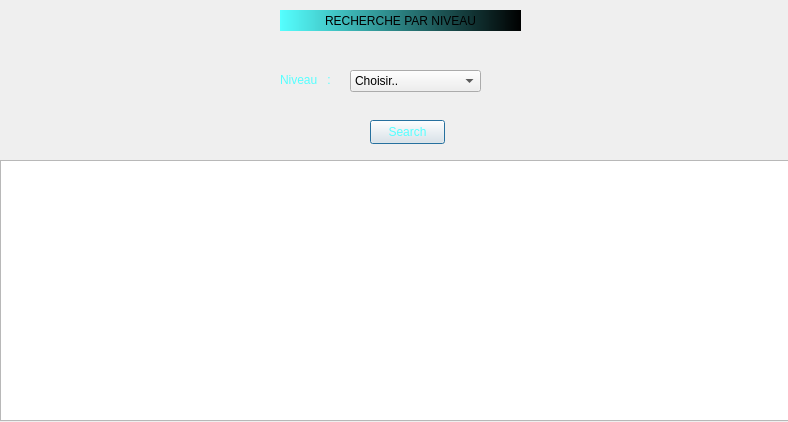
<?xml version="1.0" encoding="UTF-8"?>
<ui version="4.0">
 <class>Dialog</class>
 <widget class="QDialog" name="Dialog">
  <property name="geometry">
   <rect>
    <x>0</x>
    <y>0</y>
    <width>788</width>
    <height>422</height>
   </rect>
  </property>
  <property name="windowTitle">
   <string>Dialog</string>
  </property>
  <property name="styleSheet">
   <string notr="true">QProgressBar:horizontal {
    border: 1px solid #3A3939;
    text-align: center;
    padding: 1px;
    background: #201F1F;
}
QProgressBar::chunk:horizontal {
    background-color: qlineargradient(spread:reflect, x1:1, y1:0.545, x2:1, y2:0, stop:0 rgba(28, 66, 111, 255), stop:1 rgba(37, 87, 146, 255));
}

QToolTip
{
    border: 1px solid #3A3939;
    background-color: rgb(90, 102, 117);;
    color: white;
    padding: 1px;
    opacity: 200;
}

QWidget
{
    color: silver;
    background-color: #302F2F;
    selection-background-color:#3d8ec9;
    selection-color: black;
    background-clip: border;
    border-image: none;
    outline: 0;
}

QWidget:item:hover
{
    background-color: #78879b;
    color: black;
}

QWidget:item:selected
{
    background-color: #3d8ec9;
}

QCheckBox
{
    spacing: 5px;
    outline: none;
    color: #bbb;
    margin-bottom: 2px;
}

QCheckBox:disabled
{
    color: #777777;
}
QCheckBox::indicator,
QGroupBox::indicator
{
    width: 18px;
    height: 18px;
}
QGroupBox::indicator
{
    margin-left: 2px;
}

QCheckBox::indicator:unchecked,
QCheckBox::indicator:unchecked:hover,
QGroupBox::indicator:unchecked,
QGroupBox::indicator:unchecked:hover
{
    image: url(:/dark_blue/img/checkbox_unchecked.png);
}

QCheckBox::indicator:unchecked:focus,
QCheckBox::indicator:unchecked:pressed,
QGroupBox::indicator:unchecked:focus,
QGroupBox::indicator:unchecked:pressed
{
  border: none;
    image: url(:/dark_blue/img/checkbox_unchecked_focus.png);
}

QCheckBox::indicator:checked,
QCheckBox::indicator:checked:hover,
QGroupBox::indicator:checked,
QGroupBox::indicator:checked:hover
{
    image: url(:/dark_blue/img/checkbox_checked.png);
}

QCheckBox::indicator:checked:focus,
QCheckBox::indicator:checked:pressed,
QGroupBox::indicator:checked:focus,
QGroupBox::indicator:checked:pressed
{
  border: none;
    image: url(:/dark_blue/img/checkbox_checked_focus.png);
}

QCheckBox::indicator:indeterminate,
QCheckBox::indicator:indeterminate:hover,
QCheckBox::indicator:indeterminate:pressed
QGroupBox::indicator:indeterminate,
QGroupBox::indicator:indeterminate:hover,
QGroupBox::indicator:indeterminate:pressed
{
    image: url(:/dark_blue/img/checkbox_indeterminate.png);
}

QCheckBox::indicator:indeterminate:focus,
QGroupBox::indicator:indeterminate:focus
{
    image: url(:/dark_blue/img/checkbox_indeterminate_focus.png);
}

QCheckBox::indicator:checked:disabled,
QGroupBox::indicator:checked:disabled
{
    image: url(:/dark_blue/img/checkbox_checked_disabled.png);
}

QCheckBox::indicator:unchecked:disabled,
QGroupBox::indicator:unchecked:disabled
{
    image: url(:/dark_blue/img/checkbox_unchecked_disabled.png);
}

QRadioButton
{
    spacing: 5px;
    outline: none;
    color: #bbb;
    margin-bottom: 2px;
}

QRadioButton:disabled
{
    color: #777777;
}
QRadioButton::indicator
{
    width: 21px;
    height: 21px;
}

QRadioButton::indicator:unchecked,
QRadioButton::indicator:unchecked:hover
{
    image: url(:/dark_blue/img/radio_unchecked.png);
}

QRadioButton::indicator:unchecked:focus,
QRadioButton::indicator:unchecked:pressed
{
  border: none;
  outline: none;
    image: url(:/dark_blue/img/radio_unchecked_focus.png);
}

QRadioButton::indicator:checked,
QRadioButton::indicator:checked:hover
{
  border: none;
  outline: none;
    image: url(:/dark_blue/img/radio_checked.png);
}

QRadioButton::indicator:checked:focus,
QRadioButton::indicato::menu-arrowr:checked:pressed
{
  border: none;
  outline: none;
    image: url(:/dark_blue/img/radio_checked_focus.png);
}

QRadioButton::indicator:indeterminate,
QRadioButton::indicator:indeterminate:hover,
QRadioButton::indicator:indeterminate:pressed
{
        image: url(:/dark_blue/img/radio_indeterminate.png);
}

QRadioButton::indicator:checked:disabled
{
  outline: none;
  image: url(:/dark_blue/img/radio_checked_disabled.png);
}

QRadioButton::indicator:unchecked:disabled
{
    image: url(:/dark_blue/img/radio_unchecked_disabled.png);
}


QMenuBar
{
    background-color: #302F2F;
    color: silver;
}

QMenuBar::item
{
    background: transparent;
}

QMenuBar::item:selected
{
    background: transparent;
    border: 1px solid #3A3939;
}

QMenuBar::item:pressed
{
    border: 1px solid #3A3939;
    background-color: #3d8ec9;
    color: black;
    margin-bottom:-1px;
    padding-bottom:1px;
}

QMenu
{
    border: 1px solid #3A3939;
    color: silver;
    margin: 1px;
}

QMenu::icon
{
    margin: 1px;
}

QMenu::item
{
    padding: 2px 2px 2px 25px;
    margin-left: 5px;
    border: 1px solid transparent; /* reserve space for selection border */
}

QMenu::item:selected
{
    color: black;
}

QMenu::separator {
    height: 2px;
    background: lightblue;
    margin-left: 10px;
    margin-right: 5px;
}

QMenu::indicator {
    width: 16px;
    height: 16px;
}

/* non-exclusive indicator = check box style indicator
   (see QActionGroup::setExclusive) */
QMenu::indicator:non-exclusive:unchecked {
    image: url(:/dark_blue/img/checkbox_unchecked.png);
}

QMenu::indicator:non-exclusive:unchecked:selected {
    image: url(:/dark_blue/img/checkbox_unchecked_disabled.png);
}

QMenu::indicator:non-exclusive:checked {
    image: url(:/dark_blue/img/checkbox_checked.png);
}

QMenu::indicator:non-exclusive:checked:selected {
    image: url(:/dark_blue/img/checkbox_checked_disabled.png);
}

/* exclusive indicator = radio button style indicator (see QActionGroup::setExclusive) */
QMenu::indicator:exclusive:unchecked {
    image: url(:/dark_blue/img/radio_unchecked.png);
}

QMenu::indicator:exclusive:unchecked:selected {
    image: url(:/dark_blue/img/radio_unchecked_disabled.png);
}

QMenu::indicator:exclusive:checked {
    image: url(:/dark_blue/img/radio_checked.png);
}

QMenu::indicator:exclusive:checked:selected {
    image: url(:/dark_blue/img/radio_checked_disabled.png);
}

QMenu::right-arrow {
    margin: 5px;
    image: url(:/dark_blue/img/right_arrow.png)
}


QWidget:disabled
{
    color: #808080;
    background-color: #302F2F;
}

QAbstractItemView
{
    alternate-background-color: #3A3939;
    color: silver;
    border: 1px solid 3A3939;
    border-radius: 2px;
    padding: 1px;
}

QWidget:focus, QMenuBar:focus
{
    border: 1px solid #78879b;
}

QTabWidget:focus, QCheckBox:focus, QRadioButton:focus, QSlider:focus
{
    border: none;
}

QLineEdit
{
    background-color: #201F1F;
    padding: 2px;
    border-style: solid;
    border: 1px solid #3A3939;
    border-radius: 2px;
    color: silver;
}

QGroupBox {
    border:1px solid #3A3939;
    border-radius: 2px;
    margin-top: 20px;
    background-color: #302F2F;
    color: silver;
}

QGroupBox::title {
    subcontrol-origin: margin;
    subcontrol-position: top center;
    padding-left: 10px;
    padding-right: 10px;
    padding-top: 10px;
}

QAbstractScrollArea
{
    border-radius: 2px;
    border: 1px solid #3A3939;
    background-color: transparent;
}

QScrollBar:horizontal
{
    height: 15px;
    margin: 3px 15px 3px 15px;
    border: 1px transparent #2A2929;
    border-radius: 4px;
    background-color: #2A2929;
}

QScrollBar::handle:horizontal
{
    background-color: #605F5F;
    min-width: 5px;
    border-radius: 4px;
}

QScrollBar::add-line:horizontal
{
    margin: 0px 3px 0px 3px;
    border-image: url(:/dark_blue/img/right_arrow_disabled.png);
    width: 10px;
    height: 10px;
    subcontrol-position: right;
    subcontrol-origin: margin;
}

QScrollBar::sub-line:horizontal
{
    margin: 0px 3px 0px 3px;
    border-image: url(:/dark_blue/img/left_arrow_disabled.png);
    height: 10px;
    width: 10px;
    subcontrol-position: left;
    subcontrol-origin: margin;
}

QScrollBar::add-line:horizontal:hover,QScrollBar::add-line:horizontal:on
{
    border-image: url(:/dark_blue/img/right_arrow.png);
    height: 10px;
    width: 10px;
    subcontrol-position: right;
    subcontrol-origin: margin;
}


QScrollBar::sub-line:horizontal:hover, QScrollBar::sub-line:horizontal:on
{
    border-image: url(:/dark_blue/img/left_arrow.png);
    height: 10px;
    width: 10px;
    subcontrol-position: left;
    subcontrol-origin: margin;
}

QScrollBar::up-arrow:horizontal, QScrollBar::down-arrow:horizontal
{
    background: none;
}


QScrollBar::add-page:horizontal, QScrollBar::sub-page:horizontal
{
    background: none;
}

QScrollBar:vertical
{
    background-color: #2A2929;
    width: 15px;
    margin: 15px 3px 15px 3px;
    border: 1px transparent #2A2929;
    border-radius: 4px;
}

QScrollBar::handle:vertical
{
    background-color: #605F5F;
    min-height: 5px;
    border-radius: 4px;
}

QScrollBar::sub-line:vertical
{
    margin: 3px 0px 3px 0px;
    border-image: url(:/dark_blue/img/up_arrow_disabled.png);
    height: 10px;
    width: 10px;
    subcontrol-position: top;
    subcontrol-origin: margin;
}

QScrollBar::add-line:vertical
{
    margin: 3px 0px 3px 0px;
    border-image: url(:/dark_blue/img/down_arrow_disabled.png);
    height: 10px;
    width: 10px;
    subcontrol-position: bottom;
    subcontrol-origin: margin;
}

QScrollBar::sub-line:vertical:hover,QScrollBar::sub-line:vertical:on
{

    border-image: url(:/dark_blue/img/up_arrow.png);
    height: 10px;
    width: 10px;
    subcontrol-position: top;
    subcontrol-origin: margin;
}


QScrollBar::add-line:vertical:hover, QScrollBar::add-line:vertical:on
{
    border-image: url(:/dark_blue/img/down_arrow.png);
    height: 10px;
    width: 10px;
    subcontrol-position: bottom;
    subcontrol-origin: margin;
}

QScrollBar::up-arrow:vertical, QScrollBar::down-arrow:vertical
{
    background: none;
}


QScrollBar::add-page:vertical, QScrollBar::sub-page:vertical
{
    background: none;
}

QTextEdit
{
    background-color: #201F1F;
    color: silver;
    border: 1px solid #3A3939;
}

QPlainTextEdit
{
    background-color: #201F1F;;
    color: silver;
    border-radius: 2px;
    border: 1px solid #3A3939;
}

QHeaderView::section
{
    background-color: #3A3939;
    color: silver;
    padding-left: 4px;
    border: 1px solid #6c6c6c;
}

QSizeGrip {
    image: url(:/dark_blue/img/sizegrip.png);
    width: 12px;
    height: 12px;
}

QMainWindow
{
    background-color: #302F2F;

}

QMainWindow::separator
{
    background-color: #302F2F;
    color: white;
    padding-left: 4px;
    spacing: 2px;
    border: 1px dashed #3A3939;
}

QMainWindow::separator:hover
{

    background-color: #787876;
    color: white;
    padding-left: 4px;
    border: 1px solid #3A3939;
    spacing: 2px;
}


QMenu::separator
{
    height: 1px;
    background-color: #3A3939;
    color: white;
    padding-left: 4px;
    margin-left: 10px;
    margin-right: 5px;
}


QFrame
{
    border-radius: 2px;
    border: 1px solid #444;
}

QFrame[frameShape=&quot;0&quot;]
{
    border-radius: 2px;
    border: 1px transparent #444;
}

QStackedWidget
{
    background-color: #302F2F;
    border: 1px transparent black;
}

QToolBar {
    border: 1px transparent #393838;
    background: 1px solid #302F2F;
    font-weight: bold;
}

QToolBar::handle:horizontal {
    image: url(:/dark_blue/img/Hmovetoolbar.png);
}
QToolBar::handle:vertical {
    image: url(:/dark_blue/img/Vmovetoolbar.png);
}
QToolBar::separator:horizontal {
    image: url(:/dark_blue/img/Hsepartoolbar.png);
}
QToolBar::separator:vertical {
    image: url(:/dark_blue/img/Vsepartoolbars.png);
}

QPushButton
{
    color: silver;
    background-color: #302F2F;
    border-width: 2px;
    border-color: #4A4949;
    border-style: solid;
    padding-top: 2px;
    padding-bottom: 2px;
    padding-left: 10px;
    padding-right: 10px;
    border-radius: 4px;
    /* outline: none; */
    /* min-width: 40px; */
}

QPushButton:disabled
{
    background-color: #302F2F;
    border-width: 2px;
    border-color: #3A3939;
    border-style: solid;
    padding-top: 2px;
    padding-bottom: 2px;
    padding-left: 10px;
    padding-right: 10px;
    /*border-radius: 2px;*/
    color: #808080;
}

QPushButton:focus {
    background-color: #3d8ec9;
    color: white;
}

QComboBox
{
    selection-background-color: #3d8ec9;
    background-color: #201F1F;
    border-style: solid;
    border: 1px solid #3A3939;
    border-radius: 2px;
    padding: 2px;
    min-width: 75px;
}

QPushButton:checked{
    background-color: #4A4949;
    border-color: #6A6969;
}

QPushButton:hover {
    border: 2px solid #78879b;
    color: silver;
}

QComboBox:hover, QAbstractSpinBox:hover,QLineEdit:hover,QTextEdit:hover,QPlainTextEdit:hover,QAbstractView:hover,QTreeView:hover
{
    border: 1px solid #78879b;
    color: silver;
}

QComboBox:on
{
    background-color: #626873;
    padding-top: 3px;
    padding-left: 4px;
    selection-background-color: #4a4a4a;
}

QComboBox QAbstractItemView
{
    background-color: #201F1F;
    border-radius: 2px;
    border: 1px solid #444;
    selection-background-color: #3d8ec9;
    color: silver;
}

QComboBox::drop-down
{
    subcontrol-origin: padding;
    subcontrol-position: top right;
    width: 15px;

    border-left-width: 0px;
    border-left-color: darkgray;
    border-left-style: solid;
    border-top-right-radius: 3px;
    border-bottom-right-radius: 3px;
}

QComboBox::down-arrow
{
    image: url(:/dark_blue/img/down_arrow_disabled.png);
}

QComboBox::down-arrow:on, QComboBox::down-arrow:hover,
QComboBox::down-arrow:focus
{
    image: url(:/dark_blue/img/down_arrow.png);
}

QPushButton:pressed
{
    background-color: #484846;
}

QAbstractSpinBox {
    padding-top: 2px;
    padding-bottom: 2px;
    border: 1px solid #3A3939;
    background-color: #201F1F;
    color: silver;
    border-radius: 2px;
    min-width: 75px;
}

QAbstractSpinBox:up-button
{
    background-color: transparent;
    subcontrol-origin: border;
    subcontrol-position: top right;
}

QAbstractSpinBox:down-button
{
    background-color: transparent;
    subcontrol-origin: border;
    subcontrol-position: bottom right;
}

QAbstractSpinBox::up-arrow,QAbstractSpinBox::up-arrow:disabled,QAbstractSpinBox::up-arrow:off {
    image: url(:/dark_blue/img/up_arrow_disabled.png);
    width: 10px;
    height: 10px;
}
QAbstractSpinBox::up-arrow:hover
{
    image: url(:/dark_blue/img/up_arrow.png);
}


QAbstractSpinBox::down-arrow,QAbstractSpinBox::down-arrow:disabled,QAbstractSpinBox::down-arrow:off
{
    image: url(:/dark_blue/img/down_arrow_disabled.png);
    width: 10px;
    height: 10px;
}
QAbstractSpinBox::down-arrow:hover
{
    image: url(:/dark_blue/img/down_arrow.png);
}


QLabel
{
    border: 0px solid black;
}

QTabWidget{
    border: 1px transparent black;
}

QTabWidget::pane {
    border: 1px solid #444;
    border-radius: 3px;
    padding: 3px;
}

QTabBar
{
    qproperty-drawBase: 0;
    left: 5px; /* move to the right by 5px */
}

QTabBar:focus
{
    border: 0px transparent black;
}

QTabBar::close-button  {
    image: url(:/dark_blue/img/close.png);
    background: transparent;
}

QTabBar::close-button:hover
{
    image: url(:/dark_blue/img/close-hover.png);
    background: transparent;
}

QTabBar::close-button:pressed {
    image: url(:/dark_blue/img/close-pressed.png);
    background: transparent;
}

/* TOP TABS */
QTabBar::tab:top {
    color: #b1b1b1;
    border: 1px solid #4A4949;
    border-bottom: 1px transparent black;
    background-color: #302F2F;
    padding: 5px;
    border-top-left-radius: 2px;
    border-top-right-radius: 2px;
}

QTabBar::tab:top:!selected
{
    color: #b1b1b1;
    background-color: #201F1F;
    border: 1px transparent #4A4949;
    border-bottom: 1px transparent #4A4949;
    border-top-left-radius: 0px;
    border-top-right-radius: 0px;
}

QTabBar::tab:top:!selected:hover {
    background-color: #48576b;
}

/* BOTTOM TABS */
QTabBar::tab:bottom {
    color: #b1b1b1;
    border: 1px solid #4A4949;
    border-top: 1px transparent black;
    background-color: #302F2F;
    padding: 5px;
    border-bottom-left-radius: 2px;
    border-bottom-right-radius: 2px;
}

QTabBar::tab:bottom:!selected
{
    color: #b1b1b1;
    background-color: #201F1F;
    border: 1px transparent #4A4949;
    border-top: 1px transparent #4A4949;
    border-bottom-left-radius: 0px;
    border-bottom-right-radius: 0px;
}

QTabBar::tab:bottom:!selected:hover {
    background-color: #78879b;
}

/* LEFT TABS */
QTabBar::tab:left {
    color: #b1b1b1;
    border: 1px solid #4A4949;
    border-left: 1px transparent black;
    background-color: #302F2F;
    padding: 5px;
    border-top-right-radius: 2px;
    border-bottom-right-radius: 2px;
}

QTabBar::tab:left:!selected
{
    color: #b1b1b1;
    background-color: #201F1F;
    border: 1px transparent #4A4949;
    border-right: 1px transparent #4A4949;
    border-top-right-radius: 0px;
    border-bottom-right-radius: 0px;
}

QTabBar::tab:left:!selected:hover {
    background-color: #48576b;
}


/* RIGHT TABS */
QTabBar::tab:right {
    color: #b1b1b1;
    border: 1px solid #4A4949;
    border-right: 1px transparent black;
    background-color: #302F2F;
    padding: 5px;
    border-top-left-radius: 2px;
    border-bottom-left-radius: 2px;
}

QTabBar::tab:right:!selected
{
    color: #b1b1b1;
    background-color: #201F1F;
    border: 1px transparent #4A4949;
    border-right: 1px transparent #4A4949;
    border-top-left-radius: 0px;
    border-bottom-left-radius: 0px;
}

QTabBar::tab:right:!selected:hover {
    background-color: #48576b;
}

QTabBar QToolButton::right-arrow:enabled {
     image: url(:/dark_blue/img/right_arrow.png);
 }

 QTabBar QToolButton::left-arrow:enabled {
     image: url(:/dark_blue/img/left_arrow.png);
 }

QTabBar QToolButton::right-arrow:disabled {
     image: url(:/dark_blue/img/right_arrow_disabled.png);
 }

 QTabBar QToolButton::left-arrow:disabled {
     image: url(:/dark_blue/img/left_arrow_disabled.png);
 }


QDockWidget {
    border: 1px solid #403F3F;
    titlebar-close-icon: url(:/dark_blue/img/close.png);
    titlebar-normal-icon: url(:/dark_blue/img/undock.png);
}

QDockWidget::close-button, QDockWidget::float-button {
    border: 1px solid transparent;
    border-radius: 2px;
    background: transparent;
}

QDockWidget::close-button:hover, QDockWidget::float-button:hover {
    background: rgba(255, 255, 255, 10);
}

QDockWidget::close-button:pressed, QDockWidget::float-button:pressed {
    padding: 1px -1px -1px 1px;
    background: rgba(255, 255, 255, 10);
}

QTreeView, QListView, QTextBrowser, AtLineEdit, AtLineEdit::hover {
    border: 1px solid #444;
    background-color: silver;
    border-radius: 3px;
    margin-left: 3px;
    color: black;
}

QTreeView:branch:selected, QTreeView:branch:hover {
    background: url(:/dark_blue/img/transparent.png);
}

QTreeView::branch:has-siblings:!adjoins-item {
    border-image: url(:/dark_blue/img/transparent.png);
}

QTreeView::branch:has-siblings:adjoins-item {
    border-image: url(:/dark_blue/img/transparent.png);
}

QTreeView::branch:!has-children:!has-siblings:adjoins-item {
    border-image: url(:/dark_blue/img/transparent.png);
}

QTreeView::branch:has-children:!has-siblings:closed,
QTreeView::branch:closed:has-children:has-siblings {
    image: url(:/dark_blue/img/branch_closed.png);
}

QTreeView::branch:open:has-children:!has-siblings,
QTreeView::branch:open:has-children:has-siblings  {
    image: url(:/dark_blue/img/branch_open.png);
}

QTreeView::branch:has-children:!has-siblings:closed:hover,
QTreeView::branch:closed:has-children:has-siblings:hover {
    image: url(:/dark_blue/img/branch_closed-on.png);
    }

QTreeView::branch:open:has-children:!has-siblings:hover,
QTreeView::branch:open:has-children:has-siblings:hover  {
    image: url(:/dark_blue/img/branch_open-on.png);
    }

QListView::item:!selected:hover, QListView::item:!selected:hover, QTreeView::item:!selected:hover  {
    background: rgba(0, 0, 0, 0);
    outline: 0;
    color: #FFFFFF
}

QListView::item:selected:hover, QListView::item:selected:hover, QTreeView::item:selected:hover  {
    background: #3d8ec9;
    color: #FFFFFF;
}

QSlider::groove:horizontal {
    border: 1px solid #3A3939;
    height: 8px;
    background: #201F1F;
    margin: 2px 0;
    border-radius: 2px;
}

QSlider::handle:horizontal {
    background: QLinearGradient( x1: 0, y1: 0, x2: 0, y2: 1,
      stop: 0.0 silver, stop: 0.2 #a8a8a8, stop: 1 #727272);
    border: 1px solid #3A3939;
    width: 14px;
    height: 14px;
    margin: -4px 0;
    border-radius: 2px;
}

QSlider::groove:vertical {
    border: 1px solid #3A3939;
    width: 8px;
    background: #201F1F;
    margin: 0 0px;
    border-radius: 2px;
}

QSlider::handle:vertical {
    background: QLinearGradient( x1: 0, y1: 0, x2: 0, y2: 1, stop: 0.0 silver,
    stop: 0.2 #a8a8a8, stop: 1 #727272);
    border: 1px solid #3A3939;
    width: 14px;
    height: 14px;
    margin: 0 -4px;
    border-radius: 2px;
}

QToolButton {
    /*  background-color: transparent; */
    border: 2px transparent #4A4949;
    border-radius: 4px;
    background-color: dimgray;
    margin: 2px;
    padding: 2px;
}

QToolButton[popupMode=&quot;1&quot;] { /* only for MenuButtonPopup */
 padding-right: 20px; /* make way for the popup button */
 border: 2px transparent #4A4949;
 border-radius: 4px;
}

QToolButton[popupMode=&quot;2&quot;] { /* only for InstantPopup */
 padding-right: 10px; /* make way for the popup button */
 border: 2px transparent #4A4949;
}


QToolButton:hover, QToolButton::menu-button:hover {
    border: 2px solid #78879b;
}

QToolButton:checked, QToolButton:pressed,
    QToolButton::menu-button:pressed {
    background-color: #4A4949;
    border: 2px solid #78879b;
}

/* the subcontrol below is used only in the InstantPopup or DelayedPopup mode */
QToolButton::menu-indicator {
    image: url(:/dark_blue/img/down_arrow.png);
    top: -7px; left: -2px; /* shift it a bit */
}

/* the subcontrols below are used only in the MenuButtonPopup mode */
QToolButton::menu-button {
    border: 1px transparent #4A4949;
    border-top-right-radius: 6px;
    border-bottom-right-radius: 6px;
    /* 16px width + 4px for border = 20px allocated above */
    width: 16px;
    outline: none;
}

QToolButton::menu-arrow {
    image: url(:/dark_blue/img/down_arrow.png);
}

QToolButton::menu-arrow:open {
    top: 1px; left: 1px; /* shift it a bit */
    border: 1px solid #3A3939;
}

QPushButton::menu-indicator  {
    subcontrol-origin: padding;
    subcontrol-position: bottom right;
    left: 4px;
}

QTableView
{
    border: 1px solid #444;
    gridline-color: #6c6c6c;
    background-color: #201F1F;
}


QTableView, QHeaderView
{
    border-radius: 0px;
}

QTableView::item:pressed, QListView::item:pressed, QTreeView::item:pressed  {
    background: #78879b;
    color: #FFFFFF;
}

QTableView::item:selected:active, QTreeView::item:selected:active, QListView::item:selected:active  {
    background: #3d8ec9;
    color: #FFFFFF;
}


QHeaderView
{
    border: 1px transparent;
    border-radius: 2px;
    margin: 0px;
    padding: 0px;
}

QHeaderView::section  {
    background-color: #3A3939;
    color: silver;
    padding: 4px;
    border: 1px solid #6c6c6c;
    border-radius: 0px;
    text-align: center;
}

QHeaderView::section::vertical::first, QHeaderView::section::vertical::only-one
{
    border-top: 1px solid #6c6c6c;
}

QHeaderView::section::vertical
{
    border-top: transparent;
}

QHeaderView::section::horizontal::first, QHeaderView::section::horizontal::only-one
{
    border-left: 1px solid #6c6c6c;
}

QHeaderView::section::horizontal
{
    border-left: transparent;
}


QHeaderView::section:checked
 {
    color: white;
    background-color: #5A5959;
 }

 /* style the sort indicator */
QHeaderView::down-arrow {
    image: url(:/dark_blue/img/down_arrow.png);
}

QHeaderView::up-arrow {
    image: url(:/dark_blue/img/up_arrow.png);
}


QTableCornerButton::section {
    background-color: #3A3939;
    border: 1px solid #3A3939;
    border-radius: 2px;
}

QToolBox  {
    padding: 3px;
    border: 1px transparent black;
}

QToolBox::tab {
    color: #b1b1b1;
    background-color: #302F2F;
    border: 1px solid #4A4949;
    border-bottom: 1px transparent #302F2F;
    border-top-left-radius: 5px;
    border-top-right-radius: 5px;
}

 QToolBox::tab:selected { /* italicize selected tabs */
    font: italic;
    background-color: #302F2F;
    border-color: #3d8ec9;
 }

QStatusBar::item {
    border: 1px solid #3A3939;
    border-radius: 2px;
 }


QFrame[height=&quot;3&quot;], QFrame[width=&quot;3&quot;] {
    background-color: #AAA;
}


QSplitter::handle {
    border: 1px dashed #3A3939;
}

QSplitter::handle:hover {
    background-color: #787876;
    border: 1px solid #3A3939;
}

QSplitter::handle:horizontal {
    width: 1px;
}

QSplitter::handle:vertical {
    height: 1px;
}

QListWidget {
    background-color: silver;
    border-radius: 5px;
    margin-left: 5px;
}

QListWidget::item {
    color: black;
}

QMessageBox {
    messagebox-critical-icon	: url(:/dark_blue/img/critical.png);
    messagebox-information-icon	: url(:/dark_blue/img/information.png);
    messagebox-question-icon	: url(:/dark_blue/img/question.png);
    messagebox-warning-icon:    : url(:/dark_blue/img/warning.png);
}

ColorButton::enabled {
    border-radius: 0px;
    border: 1px solid #444444;
}

ColorButton::disabled {
    border-radius: 0px;
    border: 1px solid #AAAAAA;
}</string>
  </property>
  <widget class="QLabel" name="label_3">
   <property name="geometry">
    <rect>
     <x>280</x>
     <y>70</y>
     <width>61</width>
     <height>20</height>
    </rect>
   </property>
   <property name="styleSheet">
    <string notr="true">color: rgb(85, 255, 255);</string>
   </property>
   <property name="text">
    <string>Niveau   :</string>
   </property>
  </widget>
  <widget class="QLabel" name="label">
   <property name="geometry">
    <rect>
     <x>280</x>
     <y>10</y>
     <width>241</width>
     <height>21</height>
    </rect>
   </property>
   <property name="styleSheet">
    <string notr="true">background-color: qlineargradient(spread:pad, x1:0, y1:0, x2:1, y2:0, stop:0 rgba(85, 255, 255, 255), stop:1 rgba(0, 0, 0, 255));</string>
   </property>
   <property name="text">
    <string>RECHERCHE PAR NIVEAU</string>
   </property>
   <property name="alignment">
    <set>Qt::AlignCenter</set>
   </property>
  </widget>
  <widget class="QPushButton" name="pushButton">
   <property name="geometry">
    <rect>
     <x>370</x>
     <y>120</y>
     <width>75</width>
     <height>24</height>
    </rect>
   </property>
   <property name="styleSheet">
    <string notr="true">color: rgb(85, 255, 255);</string>
   </property>
   <property name="text">
    <string>Search</string>
   </property>
  </widget>
  <widget class="QTableView" name="tableView">
   <property name="geometry">
    <rect>
     <x>0</x>
     <y>160</y>
     <width>791</width>
     <height>261</height>
    </rect>
   </property>
   <property name="styleSheet">
    <string notr="true"/>
   </property>
  </widget>
  <widget class="QComboBox" name="comboBox">
   <property name="geometry">
    <rect>
     <x>350</x>
     <y>70</y>
     <width>131</width>
     <height>22</height>
    </rect>
   </property>
   <property name="styleSheet">
    <string notr="true"/>
   </property>
   <item>
    <property name="text">
     <string>Choisir..</string>
    </property>
   </item>
   <item>
    <property name="text">
     <string>1</string>
    </property>
   </item>
   <item>
    <property name="text">
     <string>2</string>
    </property>
   </item>
   <item>
    <property name="text">
     <string>3</string>
    </property>
   </item>
  </widget>
 </widget>
 <resources/>
 <connections/>
</ui>
